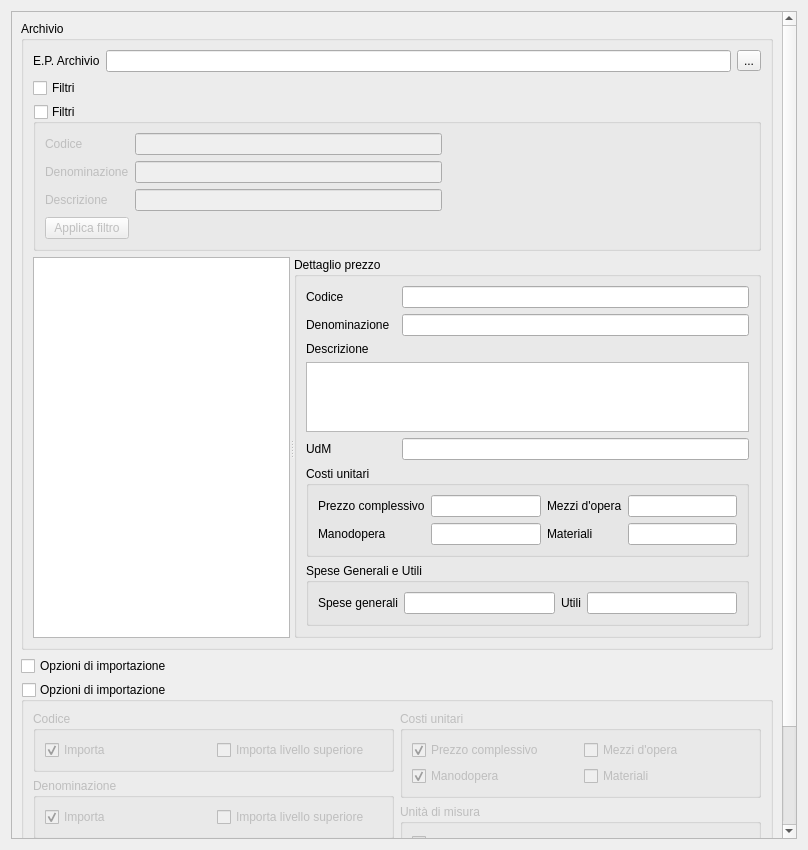
<?xml version="1.0" encoding="UTF-8"?>
<ui version="4.0">
 <class>PriceListDBWidget</class>
 <widget class="QWidget" name="PriceListDBWidget">
  <property name="geometry">
   <rect>
    <x>0</x>
    <y>0</y>
    <width>808</width>
    <height>850</height>
   </rect>
  </property>
  <property name="windowTitle">
   <string>Visualizzatore Elenco Prezzi di Archivio</string>
  </property>
  <layout class="QGridLayout" name="gridLayout">
   <item row="0" column="0">
    <widget class="QScrollArea" name="scrollArea">
     <property name="widgetResizable">
      <bool>true</bool>
     </property>
     <widget class="QWidget" name="scrollAreaWidgetContents">
      <property name="geometry">
       <rect>
        <x>0</x>
        <y>0</y>
        <width>771</width>
        <height>842</height>
       </rect>
      </property>
      <layout class="QGridLayout" name="gridLayout_10">
       <item row="1" column="0">
        <widget class="QCheckBox" name="importOptionsVisibleCheckBox">
         <property name="text">
          <string>Opzioni di importazione</string>
         </property>
        </widget>
       </item>
       <item row="0" column="0">
        <widget class="QGroupBox" name="dbGroupBox">
         <property name="title">
          <string>Archivio</string>
         </property>
         <layout class="QVBoxLayout" name="verticalLayout_3">
          <item>
           <layout class="QHBoxLayout" name="horizontalLayout">
            <item>
             <widget class="QLabel" name="dbFileNameLabel">
              <property name="text">
               <string>E.P. Archivio</string>
              </property>
             </widget>
            </item>
            <item>
             <widget class="QLineEdit" name="dbFileNameLineEdit">
              <property name="readOnly">
               <bool>true</bool>
              </property>
             </widget>
            </item>
            <item>
             <widget class="QToolButton" name="editDBFileNameToolButton">
              <property name="text">
               <string>...</string>
              </property>
             </widget>
            </item>
           </layout>
          </item>
          <item>
           <widget class="QCheckBox" name="filtersVisibleCheckBox">
            <property name="text">
             <string>Filtri</string>
            </property>
           </widget>
          </item>
          <item>
           <widget class="QGroupBox" name="filtersGroupBox">
            <property name="sizePolicy">
             <sizepolicy hsizetype="Preferred" vsizetype="Maximum">
              <horstretch>0</horstretch>
              <verstretch>0</verstretch>
             </sizepolicy>
            </property>
            <property name="title">
             <string>Filtri</string>
            </property>
            <property name="checkable">
             <bool>true</bool>
            </property>
            <property name="checked">
             <bool>false</bool>
            </property>
            <layout class="QGridLayout" name="gridLayout_8">
             <item row="1" column="0">
              <widget class="QLabel" name="shortDescFilterLabel">
               <property name="text">
                <string>Denominazione</string>
               </property>
              </widget>
             </item>
             <item row="2" column="1">
              <widget class="QLineEdit" name="longDescFilterLineEdit"/>
             </item>
             <item row="0" column="0">
              <widget class="QLabel" name="codeFilterLabel">
               <property name="text">
                <string>Codice</string>
               </property>
              </widget>
             </item>
             <item row="1" column="1">
              <widget class="QLineEdit" name="shortDescFilterLineEdit"/>
             </item>
             <item row="0" column="1">
              <widget class="QLineEdit" name="codeFilterLineEdit"/>
             </item>
             <item row="2" column="0">
              <widget class="QLabel" name="longDescFilterLabel">
               <property name="text">
                <string>Descrizione</string>
               </property>
              </widget>
             </item>
             <item row="1" column="2">
              <spacer name="horizontalSpacer">
               <property name="orientation">
                <enum>Qt::Horizontal</enum>
               </property>
               <property name="sizeHint" stdset="0">
                <size>
                 <width>40</width>
                 <height>20</height>
                </size>
               </property>
              </spacer>
             </item>
             <item row="3" column="0">
              <widget class="QPushButton" name="applyFiltersPushButton">
               <property name="text">
                <string>Applica filtro</string>
               </property>
               <property name="checkable">
                <bool>false</bool>
               </property>
              </widget>
             </item>
            </layout>
           </widget>
          </item>
          <item>
           <widget class="QSplitter" name="splitter">
            <property name="orientation">
             <enum>Qt::Horizontal</enum>
            </property>
            <widget class="QTreeView" name="priceListView">
             <property name="selectionMode">
              <enum>QAbstractItemView::SingleSelection</enum>
             </property>
            </widget>
            <widget class="QGroupBox" name="priceItemGroupBox">
             <property name="title">
              <string>Dettaglio prezzo</string>
             </property>
             <layout class="QGridLayout" name="gridLayout_2">
              <item row="0" column="0">
               <widget class="QLabel" name="codeLabel">
                <property name="text">
                 <string>Codice</string>
                </property>
               </widget>
              </item>
              <item row="3" column="0" colspan="3">
               <widget class="QPlainTextEdit" name="longDescTextEdit"/>
              </item>
              <item row="1" column="2">
               <widget class="QLineEdit" name="shortDescLineEdit">
                <property name="sizePolicy">
                 <sizepolicy hsizetype="Expanding" vsizetype="Fixed">
                  <horstretch>0</horstretch>
                  <verstretch>0</verstretch>
                 </sizepolicy>
                </property>
                <property name="readOnly">
                 <bool>true</bool>
                </property>
               </widget>
              </item>
              <item row="4" column="0">
               <widget class="QLabel" name="unitMeasureLabel">
                <property name="text">
                 <string>UdM</string>
                </property>
               </widget>
              </item>
              <item row="0" column="2">
               <widget class="QLineEdit" name="codeLineEdit">
                <property name="text">
                 <string/>
                </property>
                <property name="alignment">
                 <set>Qt::AlignLeading|Qt::AlignLeft|Qt::AlignVCenter</set>
                </property>
                <property name="readOnly">
                 <bool>true</bool>
                </property>
               </widget>
              </item>
              <item row="2" column="0">
               <widget class="QLabel" name="longDescLabel">
                <property name="text">
                 <string>Descrizione</string>
                </property>
               </widget>
              </item>
              <item row="1" column="0">
               <widget class="QLabel" name="shortDescLabel">
                <property name="text">
                 <string>Denominazione</string>
                </property>
               </widget>
              </item>
              <item row="4" column="2">
               <widget class="QLineEdit" name="unitMeasureLineEdit">
                <property name="sizePolicy">
                 <sizepolicy hsizetype="Expanding" vsizetype="Fixed">
                  <horstretch>0</horstretch>
                  <verstretch>0</verstretch>
                 </sizepolicy>
                </property>
                <property name="alignment">
                 <set>Qt::AlignRight|Qt::AlignTrailing|Qt::AlignVCenter</set>
                </property>
                <property name="readOnly">
                 <bool>true</bool>
                </property>
               </widget>
              </item>
              <item row="6" column="0" colspan="3">
               <widget class="QGroupBox" name="groupBox_2">
                <property name="title">
                 <string>Costi unitari</string>
                </property>
                <layout class="QGridLayout" name="gridLayout_9">
                 <item row="3" column="2">
                  <widget class="QLineEdit" name="priceHumanLineEdit">
                   <property name="sizePolicy">
                    <sizepolicy hsizetype="Expanding" vsizetype="Fixed">
                     <horstretch>0</horstretch>
                     <verstretch>0</verstretch>
                    </sizepolicy>
                   </property>
                   <property name="alignment">
                    <set>Qt::AlignRight|Qt::AlignTrailing|Qt::AlignVCenter</set>
                   </property>
                   <property name="readOnly">
                    <bool>true</bool>
                   </property>
                  </widget>
                 </item>
                 <item row="3" column="4">
                  <widget class="QLineEdit" name="priceMaterialLineEdit">
                   <property name="sizePolicy">
                    <sizepolicy hsizetype="Expanding" vsizetype="Fixed">
                     <horstretch>0</horstretch>
                     <verstretch>0</verstretch>
                    </sizepolicy>
                   </property>
                   <property name="alignment">
                    <set>Qt::AlignRight|Qt::AlignTrailing|Qt::AlignVCenter</set>
                   </property>
                   <property name="readOnly">
                    <bool>true</bool>
                   </property>
                  </widget>
                 </item>
                 <item row="0" column="3">
                  <widget class="QLabel" name="priceEquipmentLabel">
                   <property name="text">
                    <string>Mezzi d'opera</string>
                   </property>
                  </widget>
                 </item>
                 <item row="0" column="4">
                  <widget class="QLineEdit" name="priceEquipmentLineEdit">
                   <property name="sizePolicy">
                    <sizepolicy hsizetype="Expanding" vsizetype="Fixed">
                     <horstretch>0</horstretch>
                     <verstretch>0</verstretch>
                    </sizepolicy>
                   </property>
                   <property name="alignment">
                    <set>Qt::AlignRight|Qt::AlignTrailing|Qt::AlignVCenter</set>
                   </property>
                   <property name="readOnly">
                    <bool>true</bool>
                   </property>
                  </widget>
                 </item>
                 <item row="3" column="3">
                  <widget class="QLabel" name="priceMaterialLabel">
                   <property name="text">
                    <string>Materiali</string>
                   </property>
                  </widget>
                 </item>
                 <item row="3" column="0">
                  <widget class="QLabel" name="priceHumanLabel">
                   <property name="text">
                    <string>Manodopera</string>
                   </property>
                  </widget>
                 </item>
                 <item row="0" column="0">
                  <widget class="QLabel" name="priceTotalLabel">
                   <property name="text">
                    <string>Prezzo complessivo</string>
                   </property>
                  </widget>
                 </item>
                 <item row="0" column="2">
                  <widget class="QLineEdit" name="priceTotalLineEdit">
                   <property name="sizePolicy">
                    <sizepolicy hsizetype="Expanding" vsizetype="Fixed">
                     <horstretch>0</horstretch>
                     <verstretch>0</verstretch>
                    </sizepolicy>
                   </property>
                   <property name="alignment">
                    <set>Qt::AlignRight|Qt::AlignTrailing|Qt::AlignVCenter</set>
                   </property>
                   <property name="readOnly">
                    <bool>true</bool>
                   </property>
                  </widget>
                 </item>
                </layout>
               </widget>
              </item>
              <item row="7" column="0" colspan="3">
               <widget class="QGroupBox" name="groupBox_4">
                <property name="title">
                 <string>Spese Generali e Utili</string>
                </property>
                <layout class="QGridLayout" name="gridLayout_12">
                 <item row="0" column="0">
                  <widget class="QLabel" name="overheadsLabel">
                   <property name="text">
                    <string>Spese generali</string>
                   </property>
                  </widget>
                 </item>
                 <item row="0" column="1">
                  <widget class="QLineEdit" name="overheadsLineEdit">
                   <property name="alignment">
                    <set>Qt::AlignRight|Qt::AlignTrailing|Qt::AlignVCenter</set>
                   </property>
                   <property name="readOnly">
                    <bool>true</bool>
                   </property>
                  </widget>
                 </item>
                 <item row="0" column="2">
                  <widget class="QLabel" name="profitsLabel">
                   <property name="text">
                    <string>Utili</string>
                   </property>
                  </widget>
                 </item>
                 <item row="0" column="3">
                  <widget class="QLineEdit" name="profitsLineEdit">
                   <property name="alignment">
                    <set>Qt::AlignRight|Qt::AlignTrailing|Qt::AlignVCenter</set>
                   </property>
                   <property name="readOnly">
                    <bool>true</bool>
                   </property>
                  </widget>
                 </item>
                </layout>
               </widget>
              </item>
             </layout>
            </widget>
           </widget>
          </item>
         </layout>
        </widget>
       </item>
       <item row="2" column="0">
        <widget class="QGroupBox" name="importOptionsGroupBox">
         <property name="sizePolicy">
          <sizepolicy hsizetype="Preferred" vsizetype="Maximum">
           <horstretch>0</horstretch>
           <verstretch>0</verstretch>
          </sizepolicy>
         </property>
         <property name="title">
          <string>Opzioni di importazione</string>
         </property>
         <property name="checkable">
          <bool>true</bool>
         </property>
         <property name="checked">
          <bool>false</bool>
         </property>
         <layout class="QHBoxLayout" name="horizontalLayout_2">
          <item>
           <layout class="QVBoxLayout" name="verticalLayout_2">
            <item>
             <widget class="QGroupBox" name="codeImportOptionsGroupBox">
              <property name="sizePolicy">
               <sizepolicy hsizetype="Preferred" vsizetype="Maximum">
                <horstretch>0</horstretch>
                <verstretch>0</verstretch>
               </sizepolicy>
              </property>
              <property name="title">
               <string>Codice</string>
              </property>
              <layout class="QGridLayout" name="gridLayout_5">
               <item row="0" column="1">
                <widget class="QCheckBox" name="inheritCodeCheckBox">
                 <property name="text">
                  <string>Importa livello superiore</string>
                 </property>
                </widget>
               </item>
               <item row="0" column="0">
                <widget class="QCheckBox" name="importCodeCheckBox">
                 <property name="text">
                  <string>Importa</string>
                 </property>
                 <property name="checked">
                  <bool>true</bool>
                 </property>
                </widget>
               </item>
              </layout>
             </widget>
            </item>
            <item>
             <widget class="QGroupBox" name="shortDescImportOptionsGroupBox">
              <property name="sizePolicy">
               <sizepolicy hsizetype="Preferred" vsizetype="Maximum">
                <horstretch>0</horstretch>
                <verstretch>0</verstretch>
               </sizepolicy>
              </property>
              <property name="title">
               <string>Denominazione</string>
              </property>
              <layout class="QGridLayout" name="gridLayout_6">
               <item row="0" column="0">
                <widget class="QCheckBox" name="importShortDescCheckBox">
                 <property name="sizePolicy">
                  <sizepolicy hsizetype="Minimum" vsizetype="Fixed">
                   <horstretch>0</horstretch>
                   <verstretch>0</verstretch>
                  </sizepolicy>
                 </property>
                 <property name="text">
                  <string>Importa</string>
                 </property>
                 <property name="checked">
                  <bool>true</bool>
                 </property>
                </widget>
               </item>
               <item row="0" column="1">
                <widget class="QCheckBox" name="inheritShortDescCheckBox">
                 <property name="text">
                  <string>Importa livello superiore</string>
                 </property>
                </widget>
               </item>
              </layout>
             </widget>
            </item>
            <item>
             <widget class="QGroupBox" name="longDescImportOptionsGroupBox">
              <property name="sizePolicy">
               <sizepolicy hsizetype="Preferred" vsizetype="Maximum">
                <horstretch>0</horstretch>
                <verstretch>0</verstretch>
               </sizepolicy>
              </property>
              <property name="title">
               <string>Descrizione</string>
              </property>
              <layout class="QGridLayout" name="gridLayout_7">
               <item row="0" column="0">
                <widget class="QCheckBox" name="importLongDescCheckBox">
                 <property name="text">
                  <string>Importa</string>
                 </property>
                 <property name="checked">
                  <bool>true</bool>
                 </property>
                </widget>
               </item>
               <item row="0" column="1">
                <widget class="QCheckBox" name="inheritLongDescCheckBox">
                 <property name="text">
                  <string>Importa livello superiore</string>
                 </property>
                </widget>
               </item>
              </layout>
             </widget>
            </item>
            <item>
             <spacer name="verticalSpacer_2">
              <property name="orientation">
               <enum>Qt::Vertical</enum>
              </property>
              <property name="sizeHint" stdset="0">
               <size>
                <width>20</width>
                <height>40</height>
               </size>
              </property>
             </spacer>
            </item>
           </layout>
          </item>
          <item>
           <layout class="QVBoxLayout" name="verticalLayout">
            <item>
             <widget class="QGroupBox" name="pricesImportOptionsGroupBox">
              <property name="sizePolicy">
               <sizepolicy hsizetype="Preferred" vsizetype="Maximum">
                <horstretch>0</horstretch>
                <verstretch>0</verstretch>
               </sizepolicy>
              </property>
              <property name="title">
               <string>Costi unitari</string>
              </property>
              <layout class="QGridLayout" name="gridLayout_3">
               <item row="0" column="0">
                <widget class="QCheckBox" name="importPriceTotalCheckBox">
                 <property name="text">
                  <string>Prezzo complessivo</string>
                 </property>
                 <property name="checked">
                  <bool>true</bool>
                 </property>
                </widget>
               </item>
               <item row="0" column="1">
                <widget class="QCheckBox" name="importPriceEquipmentCheckBox">
                 <property name="text">
                  <string>Mezzi d'opera</string>
                 </property>
                </widget>
               </item>
               <item row="1" column="1">
                <widget class="QCheckBox" name="importPriceMaterialCheckBox">
                 <property name="text">
                  <string>Materiali</string>
                 </property>
                </widget>
               </item>
               <item row="1" column="0">
                <widget class="QCheckBox" name="importPriceHumanCheckBox">
                 <property name="text">
                  <string>Manodopera</string>
                 </property>
                 <property name="checked">
                  <bool>true</bool>
                 </property>
                </widget>
               </item>
              </layout>
             </widget>
            </item>
            <item>
             <widget class="QGroupBox" name="groupBox">
              <property name="title">
               <string>Unità di misura</string>
              </property>
              <layout class="QGridLayout" name="gridLayout_4">
               <item row="0" column="0">
                <widget class="QCheckBox" name="importUnitMeasureCheckBox">
                 <property name="text">
                  <string>Importa</string>
                 </property>
                 <property name="checked">
                  <bool>true</bool>
                 </property>
                </widget>
               </item>
              </layout>
             </widget>
            </item>
            <item>
             <widget class="QGroupBox" name="groupBox_3">
              <property name="title">
               <string>Spese Generali e Utili</string>
              </property>
              <layout class="QGridLayout" name="gridLayout_11">
               <item row="0" column="0">
                <widget class="QCheckBox" name="importOverheadsCheckBox">
                 <property name="text">
                  <string>Importa Spese Generali</string>
                 </property>
                </widget>
               </item>
               <item row="0" column="1">
                <widget class="QCheckBox" name="importProfitsCheckBox">
                 <property name="text">
                  <string>Importa Utili</string>
                 </property>
                </widget>
               </item>
              </layout>
             </widget>
            </item>
            <item>
             <spacer name="verticalSpacer">
              <property name="orientation">
               <enum>Qt::Vertical</enum>
              </property>
              <property name="sizeHint" stdset="0">
               <size>
                <width>20</width>
                <height>40</height>
               </size>
              </property>
             </spacer>
            </item>
           </layout>
          </item>
         </layout>
        </widget>
       </item>
      </layout>
     </widget>
    </widget>
   </item>
  </layout>
 </widget>
 <resources/>
 <connections>
  <connection>
   <sender>importOptionsVisibleCheckBox</sender>
   <signal>toggled(bool)</signal>
   <receiver>importOptionsGroupBox</receiver>
   <slot>setVisible(bool)</slot>
   <hints>
    <hint type="sourcelabel">
     <x>372</x>
     <y>549</y>
    </hint>
    <hint type="destinationlabel">
     <x>372</x>
     <y>688</y>
    </hint>
   </hints>
  </connection>
  <connection>
   <sender>importCodeCheckBox</sender>
   <signal>toggled(bool)</signal>
   <receiver>inheritCodeCheckBox</receiver>
   <slot>setEnabled(bool)</slot>
   <hints>
    <hint type="sourcelabel">
     <x>84</x>
     <y>425</y>
    </hint>
    <hint type="destinationlabel">
     <x>192</x>
     <y>425</y>
    </hint>
   </hints>
  </connection>
  <connection>
   <sender>importShortDescCheckBox</sender>
   <signal>toggled(bool)</signal>
   <receiver>inheritShortDescCheckBox</receiver>
   <slot>setEnabled(bool)</slot>
   <hints>
    <hint type="sourcelabel">
     <x>113</x>
     <y>706</y>
    </hint>
    <hint type="destinationlabel">
     <x>277</x>
     <y>706</y>
    </hint>
   </hints>
  </connection>
  <connection>
   <sender>importLongDescCheckBox</sender>
   <signal>toggled(bool)</signal>
   <receiver>inheritLongDescCheckBox</receiver>
   <slot>setEnabled(bool)</slot>
   <hints>
    <hint type="sourcelabel">
     <x>113</x>
     <y>775</y>
    </hint>
    <hint type="destinationlabel">
     <x>277</x>
     <y>775</y>
    </hint>
   </hints>
  </connection>
  <connection>
   <sender>importOptionsVisibleCheckBox</sender>
   <signal>toggled(bool)</signal>
   <receiver>importOptionsGroupBox</receiver>
   <slot>setChecked(bool)</slot>
   <hints>
    <hint type="sourcelabel">
     <x>372</x>
     <y>549</y>
    </hint>
    <hint type="destinationlabel">
     <x>372</x>
     <y>688</y>
    </hint>
   </hints>
  </connection>
  <connection>
   <sender>importOptionsGroupBox</sender>
   <signal>toggled(bool)</signal>
   <receiver>importOptionsVisibleCheckBox</receiver>
   <slot>setChecked(bool)</slot>
   <hints>
    <hint type="sourcelabel">
     <x>372</x>
     <y>688</y>
    </hint>
    <hint type="destinationlabel">
     <x>372</x>
     <y>549</y>
    </hint>
   </hints>
  </connection>
  <connection>
   <sender>importOptionsGroupBox</sender>
   <signal>toggled(bool)</signal>
   <receiver>importOptionsVisibleCheckBox</receiver>
   <slot>setHidden(bool)</slot>
   <hints>
    <hint type="sourcelabel">
     <x>372</x>
     <y>688</y>
    </hint>
    <hint type="destinationlabel">
     <x>372</x>
     <y>549</y>
    </hint>
   </hints>
  </connection>
  <connection>
   <sender>filtersVisibleCheckBox</sender>
   <signal>toggled(bool)</signal>
   <receiver>filtersGroupBox</receiver>
   <slot>setVisible(bool)</slot>
   <hints>
    <hint type="sourcelabel">
     <x>372</x>
     <y>80</y>
    </hint>
    <hint type="destinationlabel">
     <x>372</x>
     <y>158</y>
    </hint>
   </hints>
  </connection>
  <connection>
   <sender>filtersVisibleCheckBox</sender>
   <signal>toggled(bool)</signal>
   <receiver>filtersGroupBox</receiver>
   <slot>setChecked(bool)</slot>
   <hints>
    <hint type="sourcelabel">
     <x>372</x>
     <y>80</y>
    </hint>
    <hint type="destinationlabel">
     <x>372</x>
     <y>158</y>
    </hint>
   </hints>
  </connection>
  <connection>
   <sender>filtersGroupBox</sender>
   <signal>toggled(bool)</signal>
   <receiver>filtersVisibleCheckBox</receiver>
   <slot>setChecked(bool)</slot>
   <hints>
    <hint type="sourcelabel">
     <x>372</x>
     <y>158</y>
    </hint>
    <hint type="destinationlabel">
     <x>372</x>
     <y>80</y>
    </hint>
   </hints>
  </connection>
  <connection>
   <sender>filtersGroupBox</sender>
   <signal>toggled(bool)</signal>
   <receiver>filtersVisibleCheckBox</receiver>
   <slot>setHidden(bool)</slot>
   <hints>
    <hint type="sourcelabel">
     <x>372</x>
     <y>158</y>
    </hint>
    <hint type="destinationlabel">
     <x>372</x>
     <y>80</y>
    </hint>
   </hints>
  </connection>
 </connections>
</ui>
